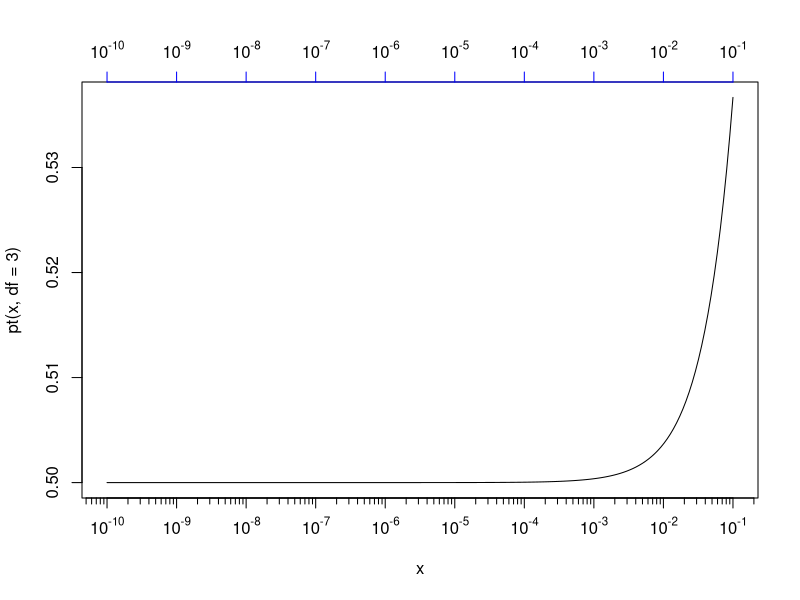
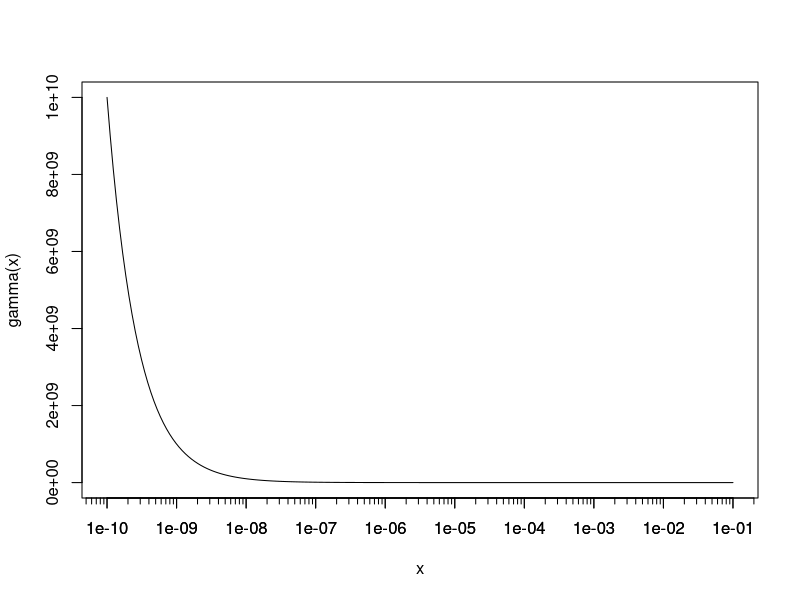
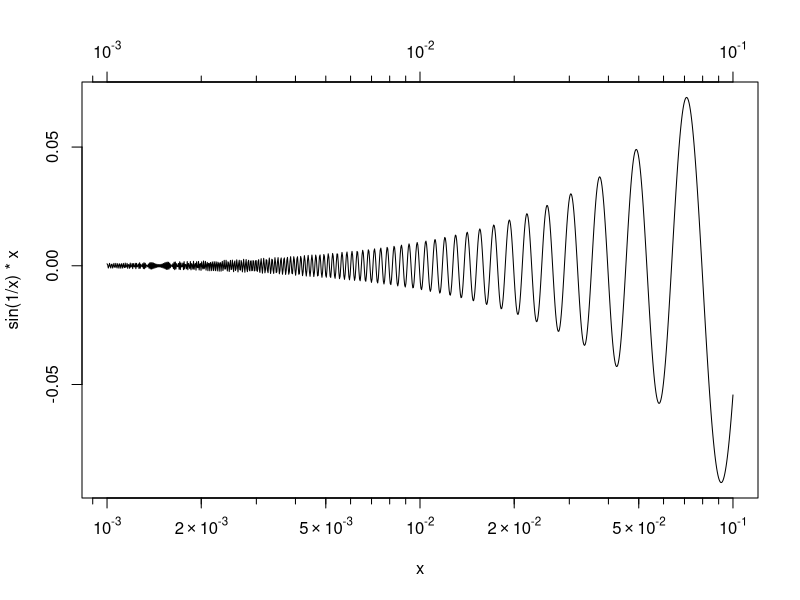
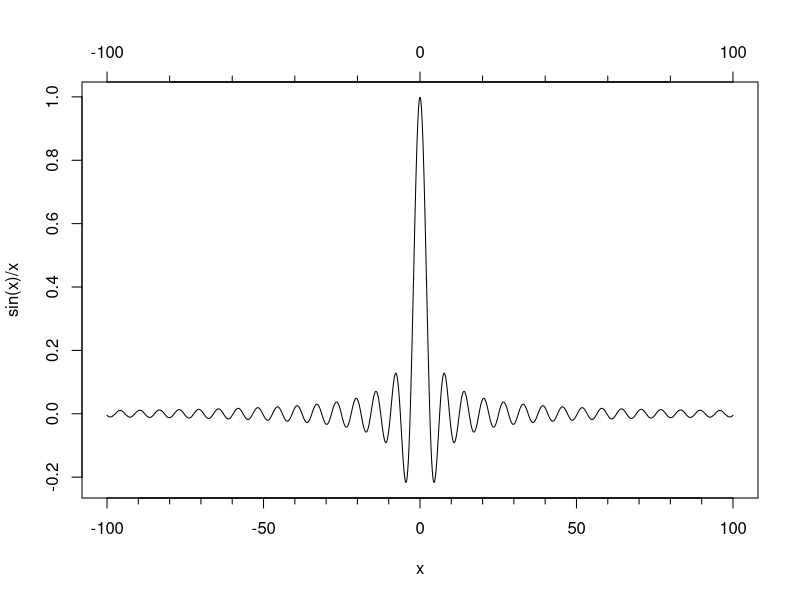
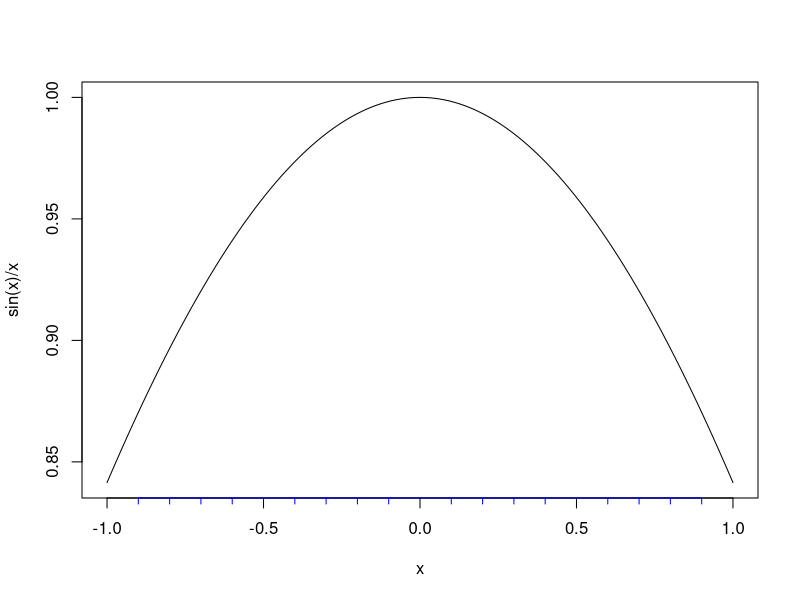
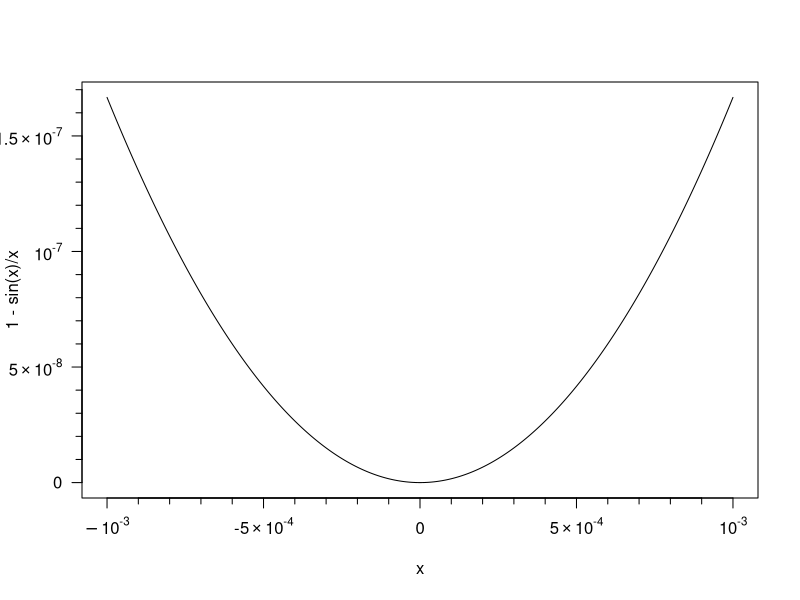
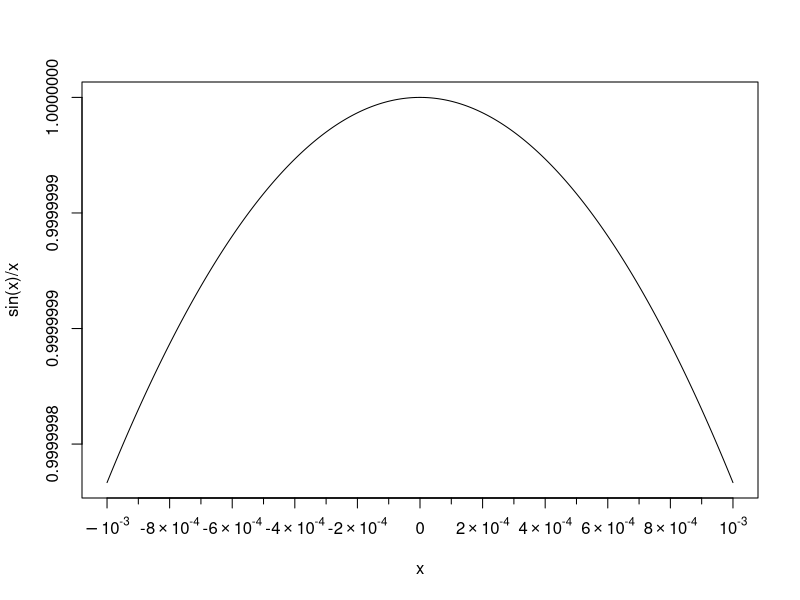
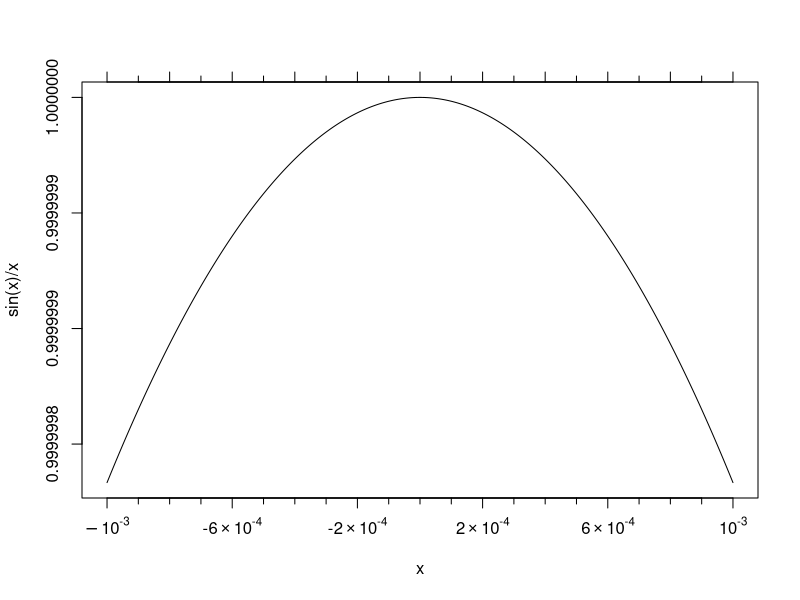

Write R code to recreate these figures, in order.
library(sfsmisc)


### Name: eaxis
### Title: Extended / Engineering Axis for Graphics
### Aliases: eaxis
### Keywords: aplot

### ** Examples

x <- lseq(1e-10, 0.1, length = 201)
plot(x, pt(x, df=3), type = "l", xaxt = "n", log = "x")
eaxis(1)
## without small ticks:
eaxis(3, at.small=FALSE, col="blue")

## If you like the ticks, but prefer traditional (non-"plotmath") labels:
plot(x,  gamma(x),   type = "l", log = "x")
eaxis(1, labels=NA)

x <- lseq(.001, 0.1, length = 1000)
plot(x, sin(1/x)*x, type = "l", xaxt = "n", log = "x")
eaxis(1)
eaxis(3, n.axp = 1)# -> xaxp[3] = 1:  only  10^j (main) ticks

## non- log-scale : draw small ticks, but no "10^k" if not needed:
x <- seq(-100, 100, length = 1000)
plot(x, sin(x)/x, type = "l", xaxt = "n")
eaxis(1)           # default -> {1, 2, 5} * 10^j  ticks
eaxis(3, n.axp = 2)# -> xaxp[3] := 2 -- approximately two (main) ticks

x <- seq(-1, 1, length = 1000)
plot(x, sin(x)/x, type = "l", xaxt = "n")
eaxis(1, small.args = list(col="blue"))

x <- x/1000
plot(x, 1-sin(x)/x, type = "l", xaxt = "n", yaxt = "n")
eaxis(1)
eaxis(2)
## more labels than default:
op <- par(lab=c(10,5,7))
plot(x, sin(x)/x, type = "l", xaxt = "n")
eaxis(1) # maybe (depending on your canvas), there are too many,
## in that case, maybe use
plot(x, sin(x)/x, type = "l", xaxt = "n")
eaxis(1, axTicks(1)[c(TRUE,FALSE)]) # drop every 2nd label
eaxis(3, labels=FALSE)

## ore use 'max.at' which thins as well:
plot(x, sin(x)/x, type = "l", xaxt = "n")
eaxis(1, max.at=6)
par(op)

### Answering R-help "How do I show real values on a log10 histogram", 26 Mar 2013
## the data:
       set.seed(1); summary(x <- rlnorm(100, m = 2, sdl = 3))
## the plot (w/o  x-axis) :
       r <- hist(log10(x), xaxt = "n", xlab = "x [log scale]")
## the nice axis:
       axt <- axTicks(1)
       eaxis(1, at = axt, labels = pretty10exp(10^axt, drop.1=TRUE))
## Additionally demo'ing   'sub10' options:
       plot(r, xaxt="n")
       eaxis(1, at = axt, labels = pretty10exp(10^axt, drop.1=TRUE, sub10 = 2))
## or
       plot(r, xaxt="n")
       eaxis(1, at = axt, labels = pretty10exp(10^axt, drop.1=TRUE, sub10 = "10"))
## or
       plot(r, xaxt="n")
       eaxis(1, at = axt, labels = pretty10exp(10^axt, drop.1=TRUE, sub10 = c(-2, 2)))
